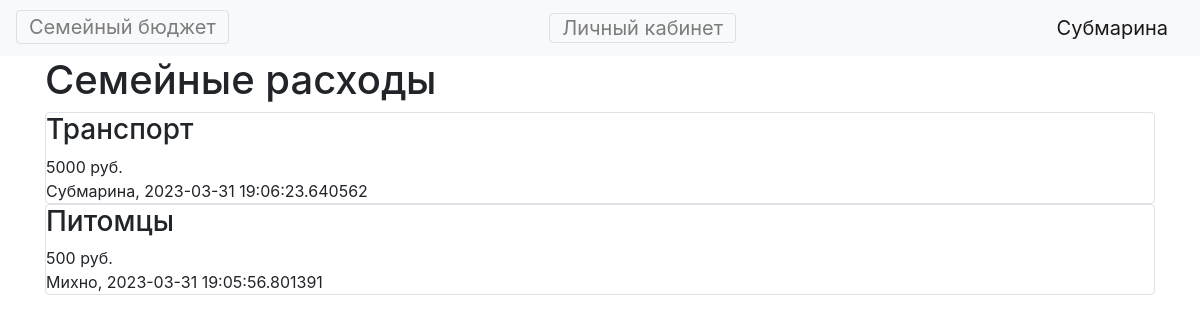
Before: / (signed in) with the older database file.
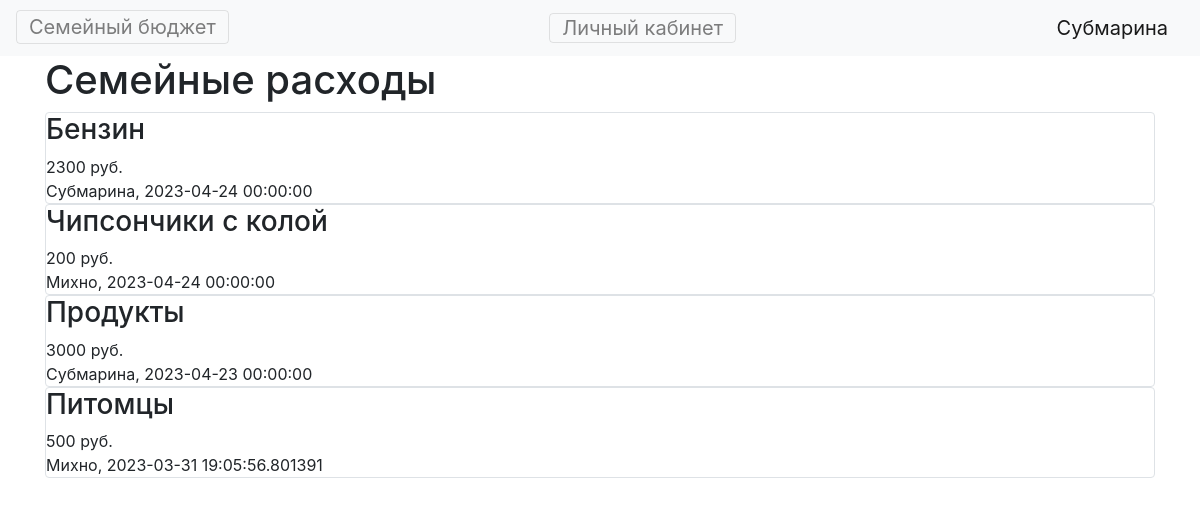
After: the same page with the newer database file.
### data/users.py (models this page shows, shortened)
class User(SqlAlchemyBase, UserMixin):
    __tablename__ = 'users'
    id = sqlalchemy.Column(sqlalchemy.Integer,
                           primary_key=True, autoincrement=True)
    name = sqlalchemy.Column(sqlalchemy.String, nullable=True)
    email = sqlalchemy.Column(sqlalchemy.String,
                              index=True, unique=True, nullable=True)
    hashed_password = sqlalchemy.Column(sqlalchemy.String, nullable=True)
    created_date = sqlalchemy.Column(sqlalchemy.DateTime,
                                     default=datetime.datetime.now)
    expenses = orm.relationship("Expenses", back_populates='user')

### data/expenses.py (models this page shows, shortened)
class Expenses(SqlAlchemyBase):
    __tablename__ = 'expenses'
    id = sqlalchemy.Column(sqlalchemy.Integer,
                           primary_key=True, autoincrement=True)
    title = sqlalchemy.Column(sqlalchemy.String, nullable=True)
    money = sqlalchemy.Column(sqlalchemy.Integer, nullable=False)
    created_date = sqlalchemy.Column(sqlalchemy.DateTime,
                                     default=datetime.datetime.now)
    user_id = sqlalchemy.Column(sqlalchemy.Integer,
                                sqlalchemy.ForeignKey("users.id"))
    user = orm.relationship('User')

### main.py (the view)
@app.route("/")
def index():
    if current_user.is_authenticated:
        db_sess = db_session.create_session()
        expenses = db_sess.query(Expenses).order_by(Expenses.created_date.desc()).all()
    else:
        return redirect('/login')
    return render_template("index.html", expenses=expenses)

### data/db_session.py (called while the page is built)
def create_session() -> Session:
    global __factory
    return __factory()

### main.py (called while the page is built)
@login_manager.user_loader
def load_user(user_id):
    db_sess = db_session.create_session()
    return db_sess.query(User).get(user_id)

### templates/index.html
{% extends "base.html" %}
{% block content %}
    <h1>Семейные расходы</h1>
    {% for item in expenses%}
        <div class="col-md6 border rounded">
        <h3>{{item.title}}</h3>
        <div>
            {{item.money}} руб.
        </div>
        <div>
            {{item.user.name}}, {{item.created_date}}
        </div>
        </div>
    {% endfor %}
{% endblock %}

### templates/base.html (shortened to what this page needs)
<!doctype html>
<html lang="en">
<head>
    <link rel="stylesheet"
          href="https://stackpath.bootstrapcdn.com/bootstrap/4.4.1/css/bootstrap.min.css"
>
</head>
<body>
<header>
    <nav class="navbar navbar-light bg-light">
        <div><a class="navbar-toggler" href="/">Семейный бюджет</a></div>
        {% if current_user.is_authenticated %}
            <a class="navbar-toggler" href="/lms">Личный кабинет</a>
            <a class="navbar-brand" href="/logout">{{ current_user.name }}</a>
        {% else %}
    <div>
        <a class="btn btn-primary " href="/register">Зарегистрироваться</a>
        <a class="btn btn-success" href="/login">Войти</a>
    </div>
{% endif %}
    </nav>
</header>
<main role="main" class="container">
    {% block content %}{% endblock %}
</main>
</body>
</html>

Changed rows visible on the page:
removed Expenses: title "Транспорт", money "5000", user.name "Субмарина", created_date "2023-03-31 19:06:23.640562"
added Expenses: title "Бензин", money "2300", user.name "Субмарина", created_date "2023-04-24 00:00:00"
added Expenses: title "Чипсончики с колой", money "200", user.name "Михно", created_date "2023-04-24 00:00:00"
added Expenses: title "Продукты", money "3000", user.name "Субмарина", created_date "2023-04-23 00:00:00"
